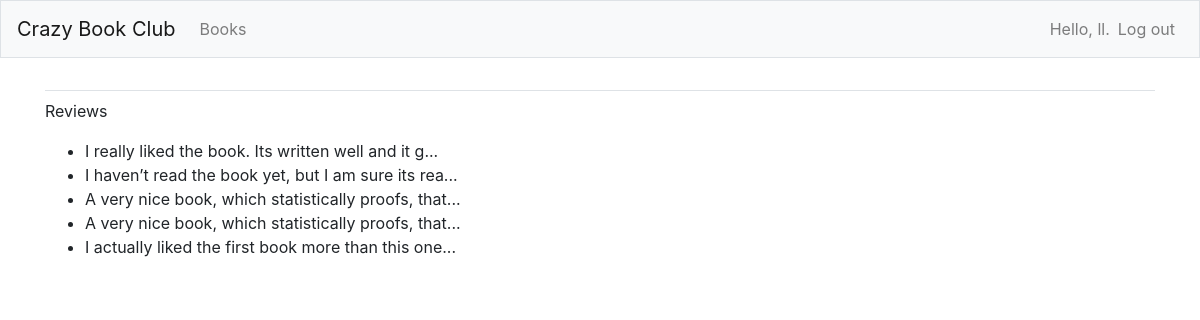
Before: /reviews/ (signed in) with the older database file.
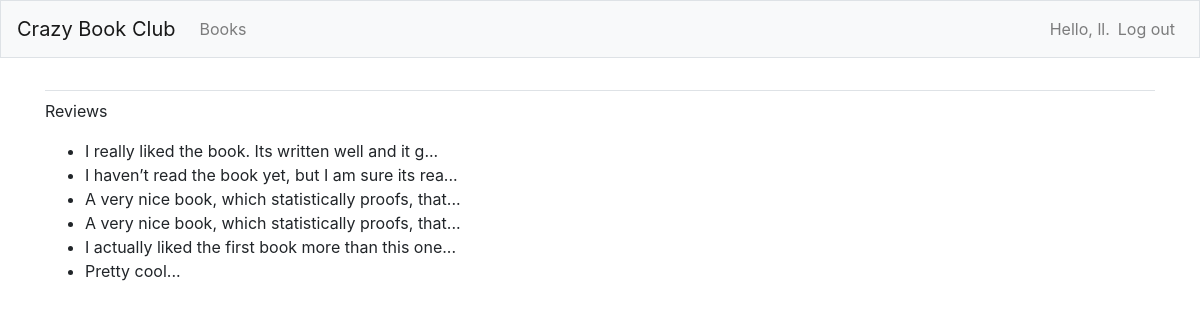
After: the same page with the newer database file.
### cbc/models.py (models this page shows)
class Review(models.Model):
    text = models.TextField()
    stars = models.IntegerField()
    unfinished = models.BooleanField()
    book = models.ForeignKey(Book, on_delete=models.CASCADE)
    date_added = models.DateTimeField(auto_now_add=True) #automatically sets field when first created
    date_modified = models.DateTimeField(auto_now=True) #automatically sets field each time its saved
    def __str__(self):
        return f"{self.text[:50]}..."

### cbc/views.py (the view)
# urls.py: path('reviews/', views.reviews, name='reviews'),
@login_required
def reviews(request):
    reviews = Review.objects.order_by('date_added')
    context = {'reviews': reviews}
    return render(request, 'crazy_book_club/reviews.html', context)

### cbc/templates/crazy_book_club/reviews.html
{% extends "crazy_book_club/base.html" %}
{% block content %}
  <p>Reviews</p>
  <ul>
    {% for review in reviews %}
      <li>{{ review }}</li>
    {% empty %}
      <li>No reviews have been added yet :(</li>
    {% endfor %}
  </ul>
{% endblock content %}

Changed rows visible on the page:
added Review: text "Pretty cool..."
